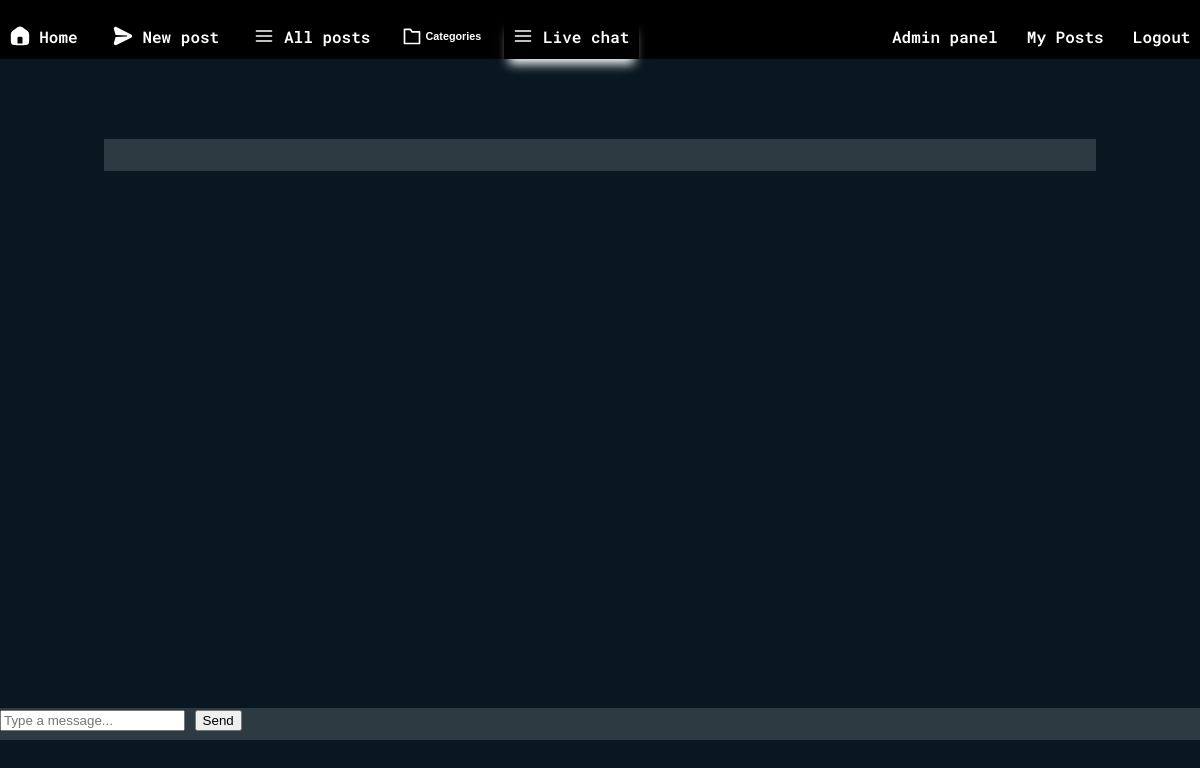
Before: /livechat (signed in) with the older database file.
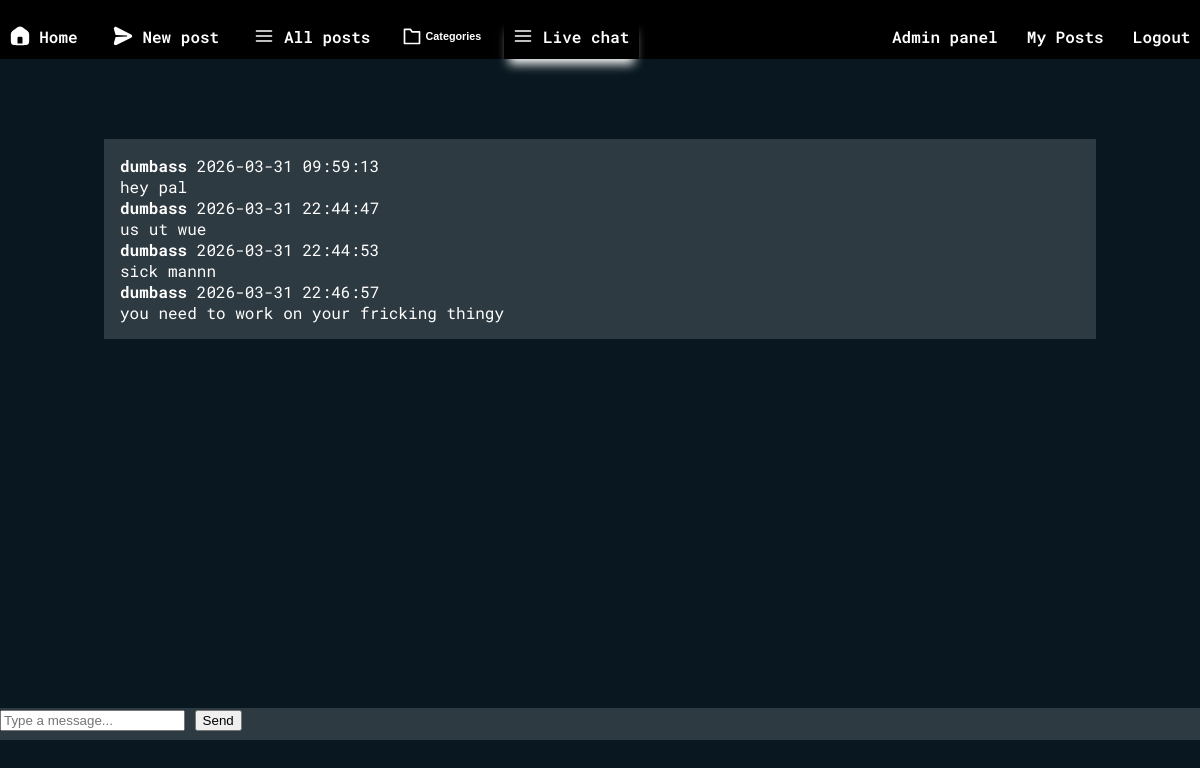
After: the same page with the newer database file.
### tables this page shows
CREATE TABLE chat ("id" INTEGER PRIMARY KEY AUTOINCREMENT, "user_id" INTEGER NOT NULL REFERENCES users(id), "message" TEXT NOT NULL, "time" TEXT NOT NULL);

CREATE TABLE "users" (
    id INTEGER PRIMARY KEY AUTOINCREMENT,
    "name" TEXT UNIQUE,
    password TEXT
, imageurl TEXT, email TEXT);

### app.py (the view)
@app.route("/livechat")
def livechat():
    if "user_id" not in session:
        return redirect(url_for("login"))
    sql = """
        SELECT chat.message, chat.time, users.name
        FROM chat
        JOIN users ON chat.user_id = users.id
        ORDER BY chat.id ASC
        LIMIT 100;
    """
    messages = query_db(sql)
    return render_template("livechat.html", messages=messages)

### app.py (called while the page is built)
def get_db():
    db = getattr(g, '_database', None)
    if db is None:
        db = g._database = sqlite3.connect(DATABASE)
    return db

@app.teardown_appcontext
def close_connection(exception):
    db = getattr(g, '_database', None)
    if db is not None:
        db.close()

def query_db(query, args=(), one=False):
    cur = get_db().execute(query, args)
    rv = cur.fetchall()
    cur.close()
    return (rv[0] if rv else None) if one else rv

### templates/livechat.html (shortened to what this page needs)
{% extends "layout.html" %}
{% block body %}
<div class="chat-centered-content">
    <div id="chat-box" class="chat-box">
        {% for message in messages %}
            <div class="chat-meta">
                <strong>{{ message[2] }}</strong>
                <span>{{ message[1] }}</span>
            </div>
            <div class="chat-text">{{ message[0] }}</div>
        {% endfor %}
    </div>
    <form id="chat-form" class="chat-input-box">
        <input type="text" id="message-input" class="chat-input" placeholder="Type a message..." autocomplete="off"
            required>
        <button type="submit" class="chat-send-button">Send</button>
    </form>
</div>
{% endblock %}

### templates/layout.html (shortened to what this page needs)
<!DOCTYPE html>
<html lang="en">
<head>
    <link rel="stylesheet" href="{{url_for('static', filename='style.css')}}">
</head>
<body>
    <nav class="navbar">
    <div class="left-navbar-group">
            {% if request.path == "/" %}
                {% set button = 'top-button-active' %}
            {% else %}
                {% set button = 'top-button' %}
            {% endif %}
        <a href="/" class="{{button}}">
            &nbsp;Home
        </a>
            {% if request.path == "/newpost" %}
                {% set button = 'top-button-active' %}
            {% else %}
                {% set button = 'top-button' %}
            {% endif %}
        <a href="/newpost" class="{{button}}">
            &nbsp;New post
        </a>
            {% if request.path == "/allposts" %}
                {% set button = 'top-button-active' %}
            {% else %}
                {% set button = 'top-button' %}
            {% endif %}
        <a href="/allposts" class="{{button}}">
            <svg xmlns="http://www.w3.org/2000/svg" viewBox="0 0 24 24" width="20" height="20">
                <path d="M3 6h18M3 12h18M3 18h18" stroke="currentColor" stroke-width="2" stroke-linecap="round"/>
            </svg>
            &nbsp;All posts
        </a>
            {% if "/category" in request.path %}
                {% set button = 'top-button-active' %}
            {% else %}
                {% set button = 'top-button' %}
            {% endif %}
        <div class="dropdown">
            <button class="{{button}}">
                <svg viewBox="0 0 24 24" width="20" height="20">
                    <path d="M3 7v14h18V7H12l-2-3H3z" stroke="currentColor" stroke-width="2" fill="none" stroke-linecap="round" stroke-linejoin="round"/>
                </svg>
                &nbsp;Categories
            </button>
        </div>
            {% if request.path == "/livechat" %}
                {% set button = 'top-button-active' %}
            {% else %}
                {% set button = 'top-button' %}
            {% endif %}
        <a href="/livechat" class="{{button}}">
            <svg xmlns="http://www.w3.org/2000/svg" viewBox="0 0 24 24" width="20" height="20">
                <path d="M3 6h18M3 12h18M3 18h18" stroke="currentColor" stroke-width="2" stroke-linecap="round"/>
            </svg>
            &nbsp;Live chat
        </a>
    </div>
    <div class="nav-right">
                <a href="/admin" class="top-button">Admin panel</a>
                {% if session.username %}
                    <a href="{{ url_for('userposts', username=session['username']) }}" class="top-button">My Posts</a>
                    <a href="/logout" class="top-button">Logout</a>
                {% else %}
                    <a href="/login" class="top-button">Login</a>
                    <a href="/register" class="top-button">Register</a>
                {% endif %}
    </div>
</nav>
    {% block body %}
    {% endblock %}
</body>
</html>

### static/style.css (style rules this page uses)
:root { --nav-box-shadow:white; --nav-box-shadow-light:rgba(255, 255, 255, 0.6); --box-background:rgba(255, 255, 255, 0.15); --box-border:3px solid rgba(255, 255, 255, 0.25); --error-red:rgba(184, 39, 39, 0.616); --light-font:rgb(200, 200, 200); }
body { background:rgba(9, 24, 32); color:white; font-family:"Roboto Mono"; margin:0; }
a { text-decoration:none; color:white; }
.navbar { display:flex; align-items:center; gap:1em; padding:0; background-color:black; padding-top:1em; }
.left-navbar-group { display:flex; align-items:center; gap:1em; }
.nav-right { margin-left:auto; display:flex; gap:10px; }
.top-button, .top-button-active { display:flex; justify-content:center; align-items:center; padding:0.6em; font-weight:600; color:white; border:none; background:black; border-bottom:3px solid rgba(0, 0, 255, 0); }
.top-button-active, .top-button:hover { color:white; box-shadow:0 10px 10px -5px var(--nav-box-shadow); }
.chat-input-box { position:absolute; bottom:5cqi; width:100%; height:2em; background:var(--box-background); }
.dropdown { border:none; }
.dropdown button { font-size:0.9vw; }
.chat-centered-content { display:grid; place-items:center; }
.chat-box { background:var(--box-background); padding:1em; width:80%; margin-top:5em; gap:1em; }

Changed rows visible on the page:
added chat: name "dumbass", time "2026-03-31 09:59:13", message "hey pal"
added chat: name "dumbass", time "2026-03-31 22:44:47", message "us ut wue"
added chat: name "dumbass", time "2026-03-31 22:44:53", message "sick mannn"
added chat: name "dumbass", time "2026-03-31 22:46:57", message "you need to work on your fricking thingy"
